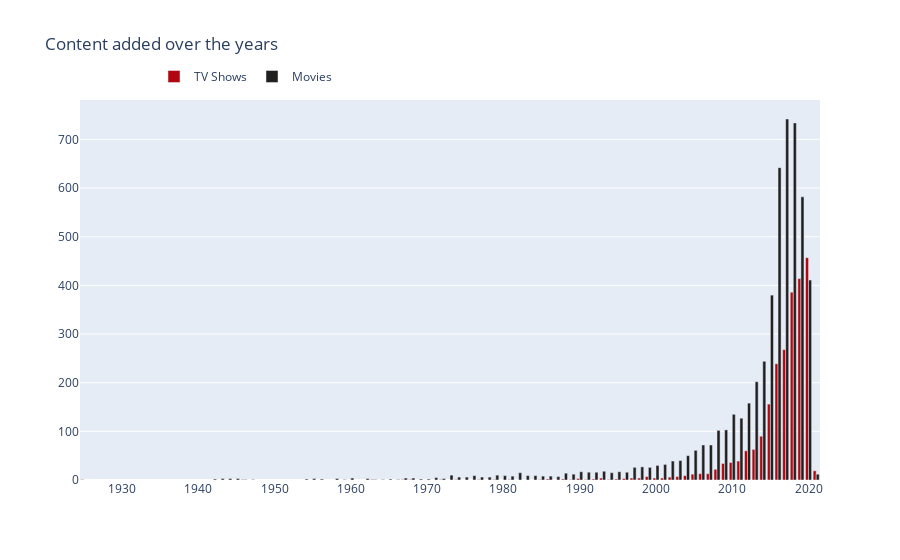

The notebook cell this image was saved under:
### Code cell
col = "release_year"

vc1 = d1[col].value_counts().reset_index()
vc1 = vc1.rename(columns = {col : "count", "index" : col})
vc1['percent'] = vc1['count'].apply(lambda x : 100*x/sum(vc1['count']))
vc1 = vc1.sort_values(col)

vc2 = d2[col].value_counts().reset_index()
vc2 = vc2.rename(columns = {col : "count", "index" : col})
vc2['percent'] = vc2['count'].apply(lambda x : 100*x/sum(vc2['count']))
vc2 = vc2.sort_values(col)

trace1 = go.Bar(x=vc1[col], y=vc1["count"], name="TV Shows", marker=dict(color="#b20710"))
trace2 = go.Bar(x=vc2[col], y=vc2["count"], name="Movies", marker=dict(color="#221f1f"))
data = [trace1, trace2]
layout = go.Layout(title="Content added over the years", legend=dict(x=0.1, y=1.1, orientation="h"))
fig = go.Figure(data, layout=layout)
fig.show()

### Figure 1 — Plotly figure (JSON) as saved in the notebook; plotly's stock layout.template omitted (floating-point values rounded to 4 significant figures)
{"data": [{"marker": {"color": "#b20710"}, "name": "TV Shows", "type": "bar", "x": [1925, 1946, 1963, 1967, 1968, 1972, 1974, 1977, 1979, 1981, 1985, 1986, 1988, 1989, 1990, 1991, 1992, 1993, 1994, 1995, 1996, 1997, 1998, 1999, 2000, 2001, 2002, 2003, 2004, 2005, 2006, 2007, 2008, 2009, 2010, 2011, 2012, 2013, 2014, 2015, 2016, 2017, 2018, 2019, 2020, 2021], "y": [1, 1, 1, 1, 1, 1, 1, 1, 1, 1, 1, 2, 2, 1, 3, 1, 2, 4, 1, 2, 3, 4, 4, 7, 4, 4, 6, 7, 9, 12, 13, 13, 22, 34, 36, 39, 60, 63, 90, 156, 239, 268, 386, 414, 457, 19]}, {"marker": {"color": "#221f1f"}, "name": "Movies", "type": "bar", "x": [1942, 1943, 1944, 1945, 1946, 1947, 1954, 1955, 1956, 1958, 1959, 1960, 1962, 1963, 1964, 1965, 1966, 1967, 1968, 1969, 1970, 1971, 1972, 1973, 1974, 1975, 1976, 1977, 1978, 1979, 1980, 1981, 1982, 1983, 1984, 1985, 1986, 1987, 1988, 1989, 1990, 1991, 1992, 1993, 1994, 1995, 1996, 1997, 1998, 1999, 2000, 2001, 2002, 2003, 2004, 2005, 2006, 2007, 2008, 2009, 2010, 2011, 2012, 2013, 2014, 2015, 2016, 2017, 2018, 2019, 2020, 2021], "y": [2, 3, 3, 3, 1, 1, 2, 3, 2, 3, 1, 4, 3, 1, 1, 2, 1, 4, 4, 2, 2, 5, 3, 10, 6, 6, 9, 6, 6, 10, 9, 8, 15, 9, 9, 8, 8, 7, 14, 12, 17, 16, 16, 18, 15, 17, 16, 26, 27, 26, 30, 32, 39, 40, 50, 61, 72, 72, 102, 103, 135, 127, 158, 202, 244, 380, 642, 742, 734, 582, 411, 12]}], "layout": {"legend": {"orientation": "h", "x": 0.1, "y": 1.1}, "title": {"text": "Content added over the years"}}}
